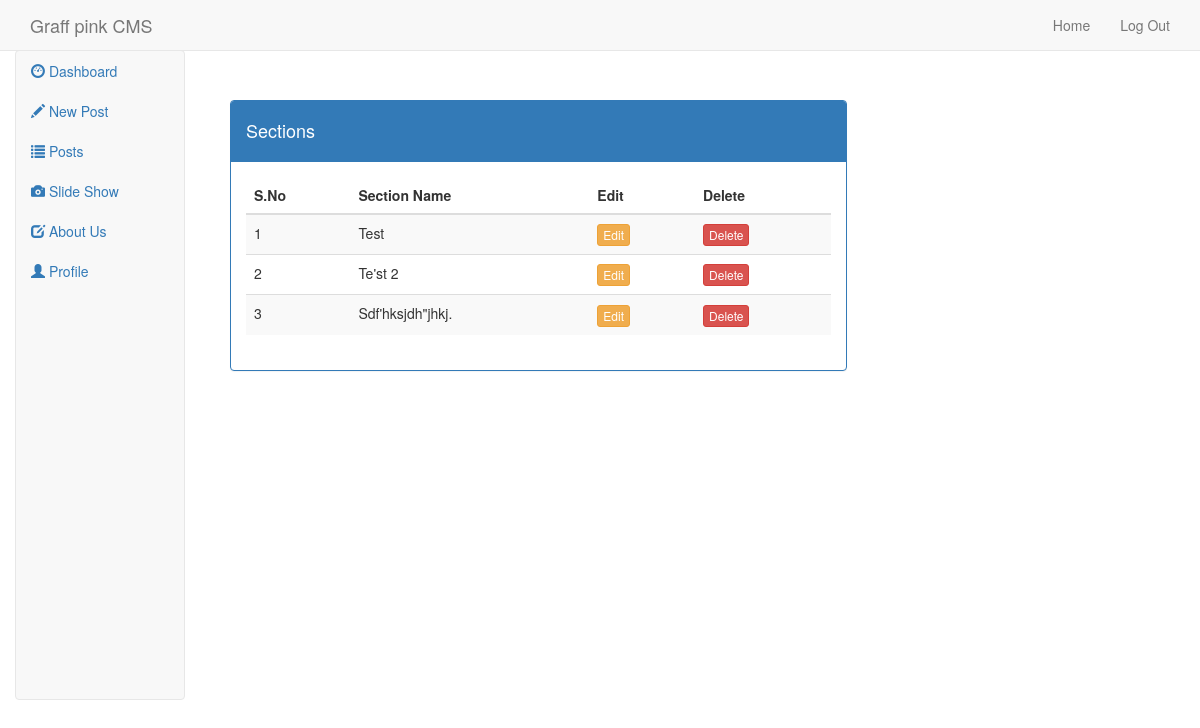
Page /admin/category_list.php (signed in) on the committed database.
### tables this page shows
CREATE TABLE IF NOT EXISTS `category` (
  `c_id` int(11) NOT NULL AUTO_INCREMENT,
  `category_name` text NOT NULL,
  PRIMARY KEY (`c_id`)
);

### admin/category_list.php (the view, shortened to what this page needs)
<?php session_start();
	include 'includes/db.php';
?>
<!DOCTYPE html>
<html>
	<head>
		<link rel="stylesheet" href="../../bootstrap/css/bootstrap.css">
	</head>
	<body>
		<?php include 'includes/header.php';?>
		<div style="width:50px;height:50px;"></div>
		<?php include 'includes/sidebar.php';?>
		<div class="col-sm-10">
		<div style="width:50px;height:50px;"></div>
			<div class="col-lg-8">
				<div class="panel panel-primary">
					<div class="panel-heading">
						<h4>Sections</h4>
					</div>
					<div class="panel-body">
						<table class="table table-striped">
							<thead>
								<tr>
									<th>S.No</th>
									<th>Section Name</th>
									<th>Edit</th>
									<th>Delete</th>
								</tr>
							</thead>
							<tbody>
							<?php
								$sql = "SELECT * FROM category";
								$run = mysqli_query($conn,$sql);
								$number = 1;
								while($rows = mysqli_fetch_assoc($run)){
									if($rows['category_name'] == 'home'){
										continue;
									} else {
										$category_name = ucfirst($rows['category_name']);
									}
									echo '
									<tr>
										<td>'.$number.'</td>
										<td>'.$category_name.'</td>
										<td><a href="edit_category.php?cat_id='.$rows['c_id'].'" class="btn btn-warning btn-xs">Edit</a></td>
										<td><a href="category_list.php?del_id='.$rows['c_id'].'" class="btn btn-danger btn-xs">Delete</a></td>
									</tr>
									';
									$number++;
								}
							?>
							</tbody>
						</table>
					</div>
				</div>
			</div>
		</div>
	</body>
</html>

### rows in the picture
category: category_name "Test"
category: category_name "Te'st 2"
category: category_name "Sdf'hksjdh\"jhkj."
